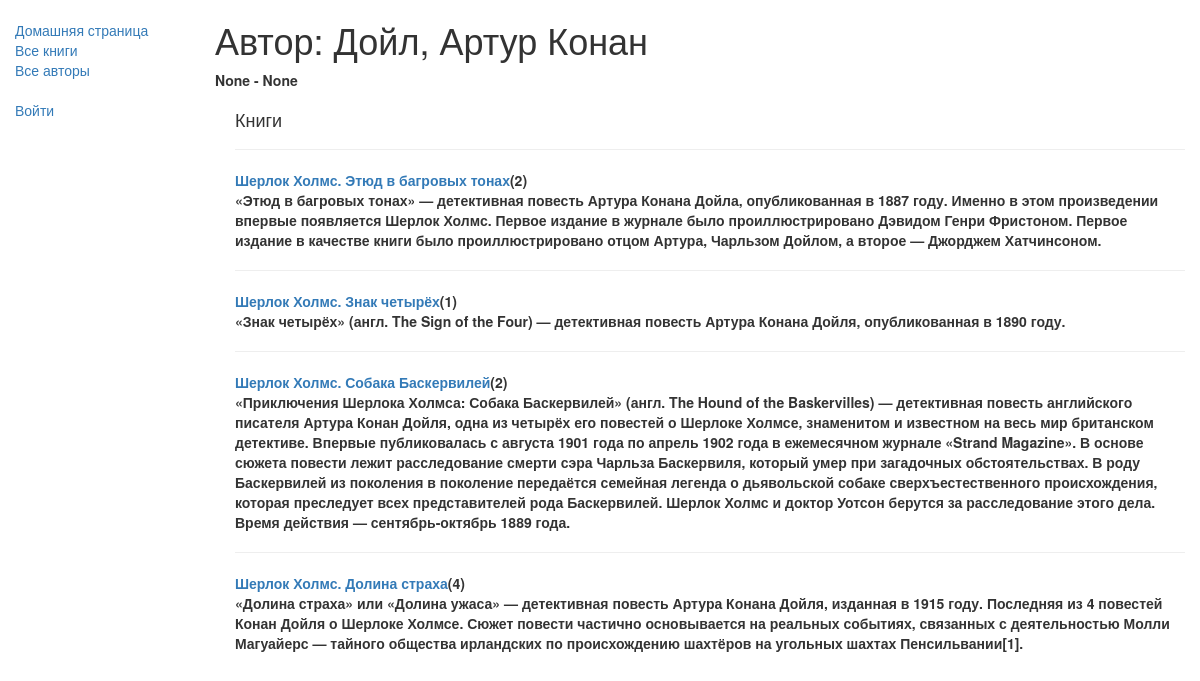
Page /catalog/author/5 on the committed database.
### catalog/models.py (models this page shows, shortened)
class Author(models.Model):
	first_name = models.CharField(max_length=100)
	last_name = models.CharField(max_length=100)
	date_of_birth = models.DateField(null=True, blank=True)
	date_of_death = models.DateField('Died', null=True, blank=True)
	def __str__(self):
		return f'{self.last_name}, {self.first_name}'
	class Meta:
		ordering = ['last_name']

class Book(models.Model):
	title = models.CharField(max_length=200)
	author = models.ForeignKey('Author', on_delete=models.SET_NULL, null=True)
	summary = models.TextField(max_length=1000, help_text='Enter a brief description of a book')
	isbn = models.CharField('ISBN', max_length=13,
		help_text='13 Character <a href="https://www.isbn-international.org/content/what-isbn">ISBN number</a>')
	genre = models.ManyToManyField(Genre, help_text='Select a genre for this book')
	language = models.ForeignKey('Language', on_delete=models.SET_NULL, null=True)
	def get_absolute_url(self):
		return reverse('book-detail', args=[str(self.id)])
	def display_genre(self):
		return ', '.join([genre.name for genre in self.genre.all()[:3]])
	display_genre.short_description = 'Genre'

### catalog/views.py (the view)
# urls.py: re_path(r'^author/(?P<pk>\d+)$', views.AuthorDetailView.as_view(), name='author-detail'),
class AuthorDetailView(generic.DetailView):
	model = Author
	template_name = 'author_detail.html'

### catalog/templates/author_detail.html
{% extends "base_generic.html" %}
{% block content %}
  <h1>Автор: {{ author }}</h1>
  <p><strong>{{ author.date_of_birth }} - {{ author.date_of_death }}</p>
  <div style="margin-left:20px;margin-top:20px">
    <h4>Книги</h4>
    {% for book in author.book_set.all %}
    <hr>
    <span><strong><a href="{{ book.get_absolute_url }}">{{ book.title }}</a>({{ book.bookinstance_set.count }})</strong>
    <br>{{ book.summary }}</span>
    {% endfor %}
  </div>
{% endblock %}

### rows in the picture
Author: last_name+first_name "Дойл, Артур Конан", date_of_birth "None", date_of_death "None"
Book: title "Шерлок Холмс. Этюд в багровых тонах", bookinstance_set.count "2", summary "«Этюд в багровых тонах» — детективная повесть Артура Конана Дойла, опубликованная в 1887 году. Именно в этом произведении впервые появляется Шерлок Холмс. Первое издание в журнале было проиллюстрировано Дэвидом Генри Фристоном. Первое издание в качестве книги было проиллюстрировано отцом Артура, Чарльзом Дойлом, а второе — Джорджем Хатчинсоном."
Book: title "Шерлок Холмс. Знак четырёх", bookinstance_set.count "1", summary "«Знак четырёх» (англ. The Sign of the Four) — детективная повесть Артура Конана Дойля, опубликованная в 1890 году."
Book: title "Шерлок Холмс. Собака Баскервилей", bookinstance_set.count "2", summary "«Приключения Шерлока Холмса: Собака Баскервилей» (англ. The Hound of the Baskervilles) — детективная повесть английского писателя Артура Конан Дойля, одна из четырёх его повестей о Шерлоке Холмсе, знаменитом и известном на весь мир британском детективе. Впервые публиковалась с августа 1901 года по апрель 1902 года в ежемесячном журнале «Strand Magazine». В основе сюжета повести лежит расследование смерти сэра Чарльза Баскервиля, который умер при загадочных обстоятельствах. В роду Баскервилей из поколения в поколение передаётся семейная легенда о дьявольской собаке сверхъестественного происхождения, которая преследует всех представителей рода Баскервилей. Шерлок Холмс и доктор Уотсон берутся…"
Book: title "Шерлок Холмс. Долина страха", bookinstance_set.count "4", summary "«Долина страха» или «Долина ужаса» — детективная повесть Артура Конана Дойля, изданная в 1915 году. Последняя из 4 повестей Конан Дойля о Шерлоке Холмсе. Сюжет повести частично основывается на реальных событиях, связанных с деятельностью Молли Магуайерс — тайного общества ирландских по происхождению шахтёров на угольных шахтах Пенсильвании[1]."
